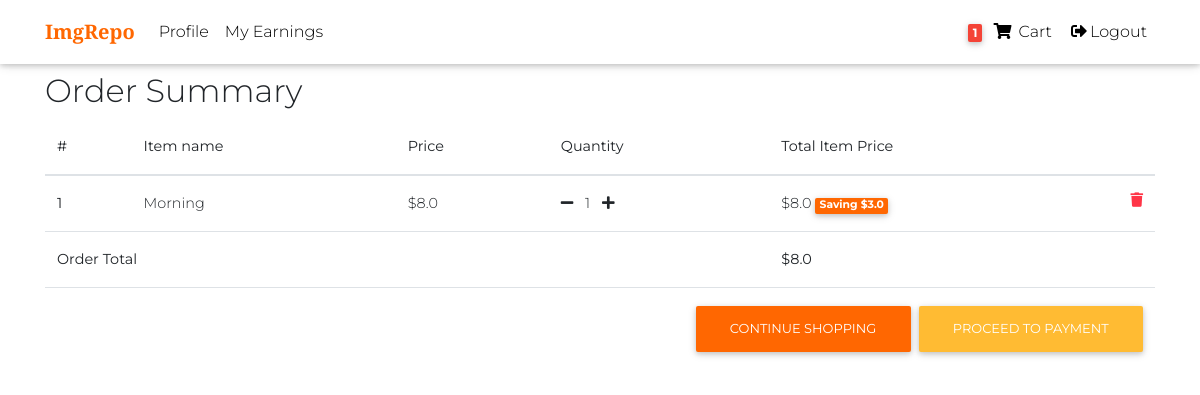
The app's page /order-summary/ (signed in) with its own data.
### users/models.py (models this page shows)
class User(AbstractUser):
    seller = models.BooleanField(default=False)
    customer = models.BooleanField(default=True)

### core/models.py (models this page shows, shortened)
class Order(models.Model):
    user = models.ForeignKey(
        settings.AUTH_USER_MODEL, on_delete=models.CASCADE)
    order_id = models.CharField(max_length=120, default='ABC', unique=True)
    items = models.ManyToManyField(OrderItem)
    start_date = models.DateTimeField(auto_now_add=True)
    ordered_date = models.DateTimeField()
    ordered = models.BooleanField(default=False)
    payment = models.ForeignKey(
        'Payment', on_delete=models.SET_NULL, blank=True, null=True)
    def get_total(self):
        total = 0
        for order_item in self.items.all():
            total += order_item.get_final_price()
        return total

class OrderItem(models.Model):
    user = models.ForeignKey(
        settings.AUTH_USER_MODEL, on_delete=models.CASCADE)
    item = models.ForeignKey(Item, on_delete=models.CASCADE)
    quantity = models.IntegerField(default=1)
    ordered = models.BooleanField(default=False)
    def get_total_item_price(self):
        return self.quantity * self.item.price
    def get_total_discount_item_price(self):
        return self.quantity * self.item.discount_price
    def get_amount_saved(self):
        return self.get_total_item_price() - self.get_total_discount_item_price()
    def get_final_price(self):
        if self.item.discount_price:
            return self.get_total_discount_item_price()
        return self.get_total_item_price()

class Item(models.Model):
    user = models.ForeignKey(settings.AUTH_USER_MODEL, on_delete=models.CASCADE)
    name = models.CharField(max_length=150)
    image = models.ImageField(
        upload_to='imgrepo/products/')
    downloadable_file = models.FileField(upload_to='imgrepo/downloadable-files/', help_text='Please upload as a zip file.')
    price = models.FloatField()
    discount_price = models.FloatField(null=True, blank=True)
    category = models.ForeignKey(Category, on_delete=models.PROTECT)
    description = models.CharField(max_length=150)
    dimension = models.CharField(max_length=50, default='1920x1080', help_text='1920x1080, 2400x1600')
    format = models.CharField(max_length=50, default='JPG', help_text='JPG, PNG etc.')
    quantity = models.IntegerField(default=10000000000)
    downloads = models.IntegerField(default=0)
    date_added = models.DateTimeField(auto_now_add=True)
    slug = models.SlugField(
        default='',
        editable=False,
        max_length=120,
    )
    class Meta:
        unique_together = ('name', 'slug')

### core/views.py (the view)
# urls.py: path('order-summary/', OrderSummaryView.as_view(), name="order-summary"),
class OrderSummaryView(LoginRequiredMixin, View):
    def get(self, *args, **kwargs):
        try:
            order = Order.objects.get(user=self.request.user, ordered=False)
            context = {'object':order}
            return render(self.request, 'core/order_summary.html', context)
        except ObjectDoesNotExist:
            messages.info(self.request, f'Your Cart is empty.')
            return redirect('/')

### core/templatetags/cart_template_tags.py (called while the page is built)
@register.filter
def cart_item_count(user):
    if user.is_authenticated:
        qs = Order.objects.filter(user=user, ordered=False)
        if qs.exists():
            return qs[0].items.count()
    return 0

### templates/core/order_summary.html (shortened to what this page needs)
{% extends 'core/base.html' %}
{% block content %}
    <main class="mt-5 pt-4">
        <div class="container">
            <div class="table-responsive">
                <h2>Order Summary</h2>
                <table class="table">
                    <thead>
                        <tr>
                            <th scope="col">#</th>
                            <th scope="col">Item name</th>
                            <th scope="col">Price</th>
                            <th scope="col">Quantity</th>
                            <th scope="col">Total Item Price</th>
                        </tr>
                    </thead>
                    <tbody>
                        {% for order_item in object.items.all %}
                        <tr>
                            <th scope="row">{{forloop.counter}}</th>
                            <td>{{order_item.item.name}}</td>
                            <td>
                                {% if order_item.item.discount_price %}
                                ${{ order_item.item.discount_price }}
                                {% else %}
                                {{order_item.item.price}}
                                {% endif %}
                            </td>
                            <td><a href="{% url 'core:remove_single_item_from_cart' order_item.item.slug %}"><i class="fas fa-minus mr-2"></i></a>
                                {{order_item.quantity}}
                                <a href="{% url 'core:increase_item_qty' order_item.item.slug %}"><i class="fas fa-plus ml-2"></i></a>
                            </td>
                            <td>
                                {% if order_item.item.discount_price %}
                                ${{ order_item.get_total_discount_item_price }}
                                <span class="badge badge-primary">
                                    Saving ${{order_item.get_amount_saved}}
                                </span>
                                {% else %}
                                ${{ order_item.get_total_item_price }}
                                {% endif %}
                                <a href="{% url 'core:remove-from-cart' order_item.item.slug %}" class="text-danger">
                                    <i class="fas fa-trash ml-2 float-right"></i>
                                </a>
                            </td>
                        </tr>
                        {% endfor %}
                        {% if object.get_total %}
                        <tr>
                            <td colspan="4"><b>Order Total</b></td>
                            <td><b>${{ object.get_total }}</b></td>
                        </tr>
                        <tr>
                            <td colspan="5">
                                <a class="btn btn-warning float-right ml-2" href="{% url 'core:payment' %}">Proceed to payment</a>
                                <a class="btn btn-primary float-right" href="/">Continue Shopping</a>
                            </td>
                        </tr>
                        {% endif %}
                    </tbody>
                </table>
            </div>
        </div>
    </main>
{% endblock content %}

### templates/core/base.html (shortened to what this page needs)
{% load static %}
{% load cart_template_tags %}
<!DOCTYPE html>
<html lang="en">
<head>
  <link rel="stylesheet" href="https://use.fontawesome.com/releases/v5.11.2/css/all.css">
  <link href=" {% static 'css/bootstrap.min.css' %} " rel="stylesheet">
  <link href=" {% static 'css/mdb.min.css' %} " rel="stylesheet">
  <link href=" {% static 'css/style.min.css' %} " rel="stylesheet">
</head>
<body>
  {% block auth %}
  <nav class="navbar fixed-top navbar-expand-lg navbar-light white scrolling-navbar">
    <div class="container">
      <a class="navbar-brand waves-effect" href="/">
        <strong class="blue-text" style="font-family: 'Libre Baskerville', serif; font-weight: 700;">ImgRepo</strong>
      </a>
      <div class="collapse navbar-collapse" id="navbarSupportedContent">
        <ul class="navbar-nav mr-auto">
          {% if user.seller %}
          <li class="nav-item
          {% block pro %} {% endblock pro %}">
            <a class="nav-link waves-effect" href="{% url 'users:profile' %}">Profile
            </a>
          </li>
          <li class="nav-item
          {% block earn %} {% endblock earn %}">
            <a class="nav-link waves-effect" href="{% url 'users:earnings' %}">My Earnings</a>
          </li>
          {% endif %}
        </ul>
        <ul class="navbar-nav nav-flex-icons">
          {% if request.user.is_authenticated %}
          <li class="nav-item">
            <a class="nav-link waves-effect" href="{% url 'core:order-summary' %}">
              <span class="badge red z-depth-1 mr-1">  {{ request.user|cart_item_count }} </span>
              <i class="fas fa-shopping-cart"></i>
              <span class="clearfix d-none d-sm-inline-block"> Cart </span>
            </a>
          </li>
          <li class="nav-item">
            <a class="nav-link waves-effect" href="{% url 'account_logout' %}">
              <i class="fas fa-sign-out-alt"></i>Logout
            </a>
          </li>
          {% endif %}
        </ul>
      </div>
    </div>
  </nav>
    {% block content %}{% endblock content %}
{% endblock auth %}
</body>
</html>

### templates/core/base.html (style rules this page uses)
html, body, header, .carousel { height: 60vh; }

### records on screen
User: user|cart_item_count "1"
OrderItem: item.name "Morning", item.discount_price "8.0", quantity "1", get_total_discount_item_price "8.0", get_amount_saved "3.0"
Order: get_total "8.0"
